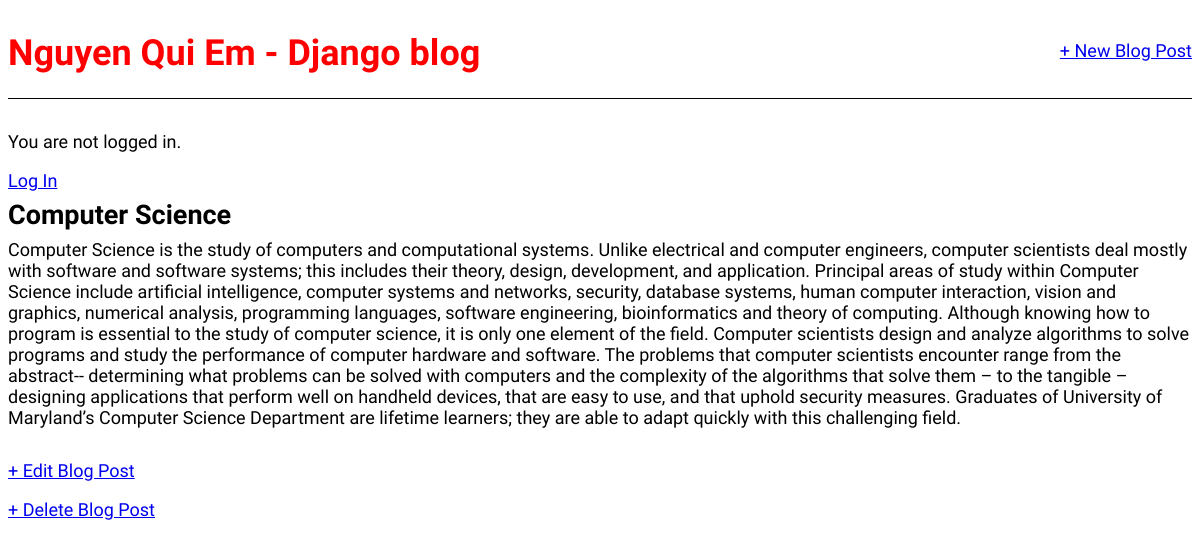
Page /post/6/ on the committed database.
### blog/models.py (models this page shows, shortened)
class Post(models.Model):
    title = models.CharField(max_length=200)
    author = models.ForeignKey('auth.User',
    on_delete=models.CASCADE,
    )
    body = models.TextField()

### blog/views.py (the view)
# urls.py: path('post/<int:pk>/', BlogDetailView.as_view(), name='post_detail'),
class BlogDetailView(DetailView):
    model = Post
    template_name = 'post_detail.html'

### templates/post_detail.html
{% extends 'base.html' %}
{% block content %}
    <div class="post-entry">
        <h2>{{ post.title }}</h2>
        <p>{{ post.body }}</p>
    </div>
    <p></p><a href="{% url 'post_edit' post.pk %}">+ Edit Blog Post</a></p>
    <p><a href="{% url 'post_delete' post.pk %}">+ Delete Blog Post</a></p>
    {% endblock content %}

### static/css/base.css (style rules this page uses)
body { font-family: 'Source Sans Pro', sans-serif; font-size: 18px; }
.post-entry { margin-bottom: 2rem; }
.post-entry h2 { margin: 0.5rem 0; }
.post-entry p { margin: 0; font-weight: 400; }

### rows in the picture
Post: title "Computer Science", body "Computer Science is the study of computers and computational systems. Unlike electrical and computer engineers, computer scientists deal mostly with software and software systems; this includes their theory, design, development, and application. Principal areas of study within Computer Science include artificial intelligence, computer systems and networks, security, database systems, human computer interaction, vision and graphics, numerical analysis, programming languages, software engineering, bioinformatics and theory of computing. Although knowing how to program is essential to the study of computer science, it is only one element of the field. Computer scientists design and analyze…"
